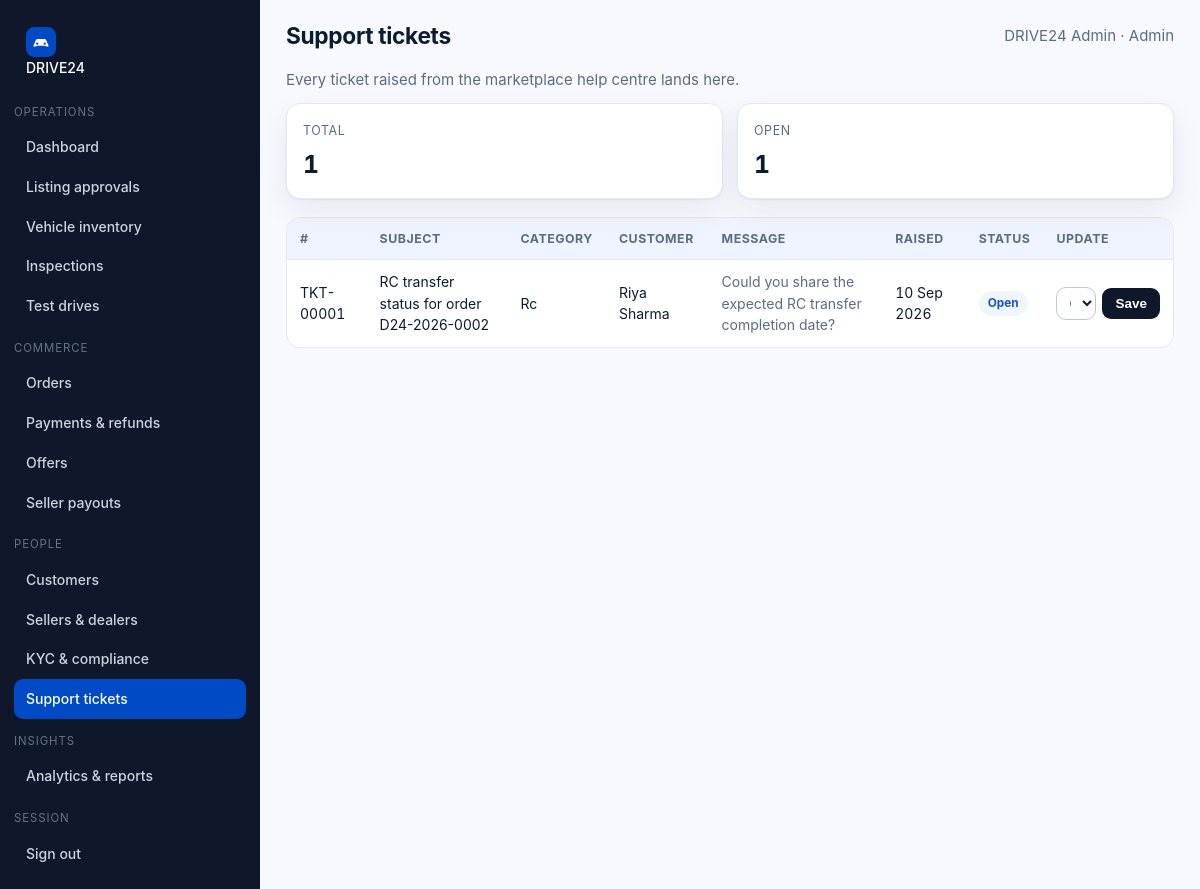
Screenshot of /admin/support.php (signed in) with the database file from the repository.
### tables this page shows
CREATE TABLE users (
  id INT AUTO_INCREMENT PRIMARY KEY,
  name VARCHAR(120) NOT NULL,
  email VARCHAR(160) NOT NULL UNIQUE,
  mobile VARCHAR(20) DEFAULT NULL,
  password_hash VARCHAR(255) NOT NULL,
  role ENUM('buyer','seller','dealer','admin','support') NOT NULL DEFAULT 'buyer',
  city VARCHAR(80) DEFAULT NULL,
  company VARCHAR(120) DEFAULT NULL,
  kyc_status ENUM('pending','verified','rejected') NOT NULL DEFAULT 'pending',
  status ENUM('active','suspended') NOT NULL DEFAULT 'active',
  created_at TIMESTAMP DEFAULT CURRENT_TIMESTAMP
);

CREATE TABLE support_tickets (
  id INT AUTO_INCREMENT PRIMARY KEY,
  user_id INT DEFAULT NULL, subject VARCHAR(160) NOT NULL, category VARCHAR(60) DEFAULT 'general',
  message TEXT NOT NULL, status ENUM('open','processing','completed') NOT NULL DEFAULT 'open',
  created_at TIMESTAMP DEFAULT CURRENT_TIMESTAMP,
  FOREIGN KEY (user_id) REFERENCES users(id) ON DELETE SET NULL
);

### includes/db.php (called while the page is built, shortened)
<?php
function config(?string $group = null): array
{
    static $config = null;
    if ($config === null) { $config = require __DIR__ . '/../config/config.php'; }
    return $group !== null ? ($config[$group] ?? []) : $config;
}
function db(): PDO
{
    static $pdo = null;
    if ($pdo instanceof PDO) { return $pdo; }
    $c = config('db');
    $dsn = "mysql:host={$c['host']};port={$c['port']};dbname={$c['name']};charset={$c['charset']}";
    $pdo = new PDO($dsn, $c['user'], $c['pass'], [
        PDO::ATTR_ERRMODE            => PDO::ERRMODE_EXCEPTION,
        PDO::ATTR_DEFAULT_FETCH_MODE => PDO::FETCH_ASSOC,
        PDO::ATTR_EMULATE_PREPARES   => false,
    ]);
    return $pdo;
}
function q(string $sql, array $params = []): PDOStatement
{
    $stmt = db()->prepare($sql);
    $stmt->execute($params);
    return $stmt;
}
function fetchAll(string $sql, array $params = []): array { return q($sql, $params)->fetchAll(); }
function fetchOne(string $sql, array $params = []): ?array
{
    $row = q($sql, $params)->fetch();
    return $row === false ? null : $row;
}

### admin/support.php (the view, shortened to what this page needs)
<?php
require_once __DIR__ . '/../includes/admin_layout.php';
$admin = requireLogin('admin');
$statusCol = 'status';
$allowed = ['open', 'in_progress', 'resolved', 'closed'];
$rows = fetchAll("SELECT t.*, u.name AS customer, u.email FROM support_tickets t LEFT JOIN users u ON u.id = t.user_id ORDER BY t.id DESC");
$counts = [];
foreach ($rows as $r) { $k = (string) $r[$statusCol]; $counts[$k] = ($counts[$k] ?? 0) + 1; }
adminHeader('Support tickets', 'support');
?>
<p class="muted">Every ticket raised from the marketplace help centre lands here.</p>
<div class="kpis">
  <div class="kpi"><small>Total</small><b class="num"><?= count($rows) ?></b></div>
  <?php foreach ($counts as $k => $n): ?><div class="kpi"><small><?= e(ucfirst(str_replace('_', ' ', $k))) ?></small><b class="num"><?= (int) $n ?></b></div><?php endforeach; ?>
</div>
<div class="table-wrap" style="margin-top:14px"><table class="data">
  <thead><tr><th>#</th><th>Subject</th><th>Category</th><th>Customer</th><th>Message</th><th>Raised</th><th>Status</th><th>Update</th></tr></thead>
  <tbody>
  <?php foreach ($rows as $r): ?>
    <tr>
      <td class="num"><?= e((string) (refCode('TKT', (int) $r['id']))) ?></td>
      <td><?= e((string) ((string) $r['subject'])) ?></td>
      <td><?= e((string) (ucfirst((string) $r['category']))) ?></td>
      <td><?= e((string) ((string) ($r['customer'] ?? 'Guest'))) ?></td>
      <td class="muted"><?= e((string) (mb_substr((string) $r['message'], 0, 70))) ?></td>
      <td class="num"><?= e((string) (date('d M Y', strtotime((string) $r['created_at'])))) ?></td>
      <td><?= statusBadge((string) $r[$statusCol]) ?></td>
      <td>
        <form method="post" style="display:flex;gap:6px;align-items:center">
          <select class="form-select" style="padding:6px 8px" name="status">
            <?php foreach ($allowed as $s): ?><option value="<?= e($s) ?>" <?= $r[$statusCol] === $s ? 'selected' : '' ?>><?= e(ucfirst(str_replace('_', ' ', $s))) ?></option><?php endforeach; ?>
          </select>
          <button class="btn btn-dark btn-sm" type="submit">Save</button>
        </form>
      </td>
    </tr>
  <?php endforeach; ?>
  </tbody></table></div>
<?php adminFooter(); ?>

### includes/admin_layout.php (shortened to what this page needs)
<?php
require_once __DIR__ . '/helpers.php';
function adminHeader(string $title, string $active = '', string $area = 'admin'): void
{
    $u = user();
    $adminMenu = [
        'Operations' => [
            'dashboard'   => ['Dashboard', 'admin/index.php'],
            'approvals'   => ['Listing approvals', 'admin/approvals.php'],
            'vehicles'    => ['Vehicle inventory', 'admin/vehicles.php'],
            'inspections' => ['Inspections', 'admin/inspections.php'],
            'testdrives'  => ['Test drives', 'admin/testdrives.php'],
        ],
        'Commerce' => [
            'orders'   => ['Orders', 'admin/orders.php'],
            'payments' => ['Payments &amp; refunds', 'admin/payments.php'],
            'offers'   => ['Offers', 'admin/offers.php'],
            'payouts'  => ['Seller payouts', 'admin/payouts.php'],
        ],
        'People' => [
            'customers' => ['Customers', 'admin/customers.php'],
            'sellers'   => ['Sellers &amp; dealers', 'admin/sellers.php'],
            'kyc'       => ['KYC &amp; compliance', 'admin/kyc.php'],
            'support'   => ['Support tickets', 'admin/support.php'],
        ],
        'Insights' => [
            'reports' => ['Analytics &amp; reports', 'admin/reports.php'],
        ],
    ];
    $sellerMenu = [
        'Seller portal' => [
            'dashboard'  => ['Dashboard', 'seller/dashboard.php'],
            'listings'   => ['My listings', 'seller/listings.php'],
            'offers'     => ['Offers', 'seller/offers.php'],
            'testdrives' => ['Test drives', 'seller/testdrives.php'],
            'payouts'    => ['Payouts', 'seller/payouts.php'],
        ],
        'Shortcuts' => [
            'new' => ['List a new car', 'sell.php'],
            'site' => ['Back to marketplace', 'index.php'],
        ],
    ];
    $menu = $area === 'admin' ? $adminMenu : $sellerMenu;
    ?><!DOCTYPE html>
<html lang="en">
<head>
<link rel="stylesheet" href="<?= e(base('assets/css/app.css')) ?>">
</head>
<body data-base="<?= e(rtrim(base(''), '/')) ?>" data-csrf="<?= e(csrfToken()) ?>">
<div class="admin-shell">
  <aside class="admin-side">
    <a class="brand" href="<?= e(base('index.php')) ?>"><img src="<?= e(base('assets/img/logo.svg')) ?>" alt="" width="30" height="30">DRIVE24</a>
    <?php foreach ($menu as $group => $items): ?>
      <div class="group"><?= e($group) ?></div>
      <?php foreach ($items as $key => $item): ?>
        <a class="<?= $active === $key ? 'active' : '' ?>" href="<?= e(base($item[1])) ?>"><?= $item[0] ?></a>
      <?php endforeach; ?>
    <?php endforeach; ?>
    <div class="group">Session</div>
    <a href="<?= e(base('logout.php')) ?>">Sign out</a>
  </aside>
  <section class="admin-main">
    <div class="admin-top">
      <h1><?= e($title) ?></h1>
      <div style="margin-left:auto" class="muted"><?= e($u['name'] ?? '') ?> &middot; <?= e(ucfirst((string) ($u['role'] ?? ''))) ?></div>
    </div>
<?php }
function adminFooter(): void
{
    ?>
  </section>
</div>
</body>
</html>
<?php }

### includes/helpers.php (shortened to what this page needs)
<?php
require_once __DIR__ . '/db.php';
function e(?string $value): string
{
    return htmlspecialchars((string) $value, ENT_QUOTES | ENT_SUBSTITUTE, 'UTF-8');
}
function base(string $path = ''): string
{
    $script = $_SERVER['SCRIPT_NAME'] ?? '/index.php';
    $dir = rtrim(str_replace('\\', '/', dirname($script)), '/');
    if (preg_match('#/(admin|seller|api)$#', $dir)) { $dir = rtrim(dirname($dir), '/'); }
    return ($dir === '' ? '' : $dir) . '/' . ltrim($path, '/');
}
function csrfToken(): string
{
    return $_SESSION['csrf'];
}
function user(): ?array
{
    static $cached = null;
    if ($cached !== null) { return $cached ?: null; }
    $id = $_SESSION['user_id'] ?? null;
    $row = fetchOne('SELECT id, name, email, mobile, role, city, kyc_status FROM users WHERE id = ? AND status = "active"', [$id]);
    $cached = $row ?: false;
    return $cached ?: null;
}
function requireLogin(?string $area = null): array
{
    $u = user();
    return $u;
}
function statusBadge(?string $status): string
{
    $status = (string) $status;
    $map = [
        'active' => 'ok', 'approved' => 'ok', 'paid' => 'ok', 'delivered' => 'ok', 'verified' => 'ok',
        'completed' => 'ok', 'accepted' => 'ok', 'sold' => 'ok',
        'pending' => 'warn', 'processing' => 'warn', 'scheduled' => 'warn', 'requested' => 'warn',
        'in_transit' => 'warn', 'countered' => 'warn',
        'confirmed' => 'info', 'reserved' => 'info', 'draft' => 'info', 'open' => 'info', 'new' => 'info',
        'rejected' => 'bad', 'failed' => 'bad', 'cancelled' => 'bad', 'returned' => 'bad', 'suspended' => 'bad',
    ];
    return '<span class="badge ' . ($map[$status] ?? 'info') . '">' . e(ucwords(str_replace('_', ' ', $status))) . '</span>';
}
function refCode(string $prefix, int $id): string
{
    return $prefix . '-' . str_pad((string) $id, 5, '0', STR_PAD_LEFT);
}

### assets/css/app.css (style rules this page uses)
:root { --primary:#004ac6; --primary-600:#2563eb; --primary-700:#1d4ed8; --navy:#0f172a; --navy-2:#1e293b; --sky:#38bdf8; --bg:#f8f9ff; --surface:#ffffff; --surface-low:#eff4ff; --ink:#0b1c30; --muted:#5b6b83; --line:#e2e8f0; --line-strong:#c3c6d7; --ok:#10b981; --ok-bg:#ecfdf5; --warn:#f59e0b; --warn-bg:#fffbeb; --bad:#ef4444; --bad-bg:#fef2f2; --info-bg:#eff6ff; --radius:14px; --shadow:0 1px 2px rgba(15,23,42,.06),0 12px 32px rgba(15,23,42,.07); }
* { box-sizing:border-box }
html { -webkit-text-size-adjust:100% }
body { margin:0;font-family:Inter,"Segoe UI",system-ui,-apple-system,Arial,sans-serif;background:var(--bg);color:var(--ink);line-height:1.55;font-size:15px }
h1,h2,h3,h4 { font-family:"Plus Jakarta Sans",Inter,system-ui,Arial,sans-serif;line-height:1.22;margin:0 0 8px;letter-spacing:-.015em }
h1 { font-size:2rem }
p { margin:0 0 12px }
a { color:var(--primary-700);text-decoration:none }
img { max-width:100%;display:block }
.num { font-variant-numeric:tabular-nums }
.muted { color:var(--muted) }
.brand { display:flex;align-items:center;gap:10px;font-weight:800;font-size:1.15rem;color:var(--navy) }
.btn { display:inline-flex;align-items:center;justify-content:center;gap:8px;border:1px solid transparent;border-radius:10px;padding:10px 16px;font-weight:650;font-size:14.5px;cursor:pointer;background:var(--surface-low);color:var(--navy);transition:.15s }
.btn-dark { background:var(--navy);color:#fff }
.btn-sm { padding:7px 12px;font-size:13.5px;border-radius:9px }
.form-control,.form-select,textarea.form-control { width:100%;padding:10px 12px;border:1px solid var(--line-strong);border-radius:10px;background:#fff;font:inherit;color:var(--ink) }
.badge { display:inline-block;padding:3px 9px;border-radius:999px;font-size:11.8px;font-weight:700 }
.badge.info { background:var(--info-bg);color:var(--primary-700) }
.table-wrap { overflow:auto;background:#fff;border:1px solid var(--line);border-radius:var(--radius) }
table.data { width:100%;border-collapse:collapse;font-size:14px;min-width:640px }
table.data th { background:var(--surface-low);text-align:left;padding:11px 13px;font-size:12.4px;text-transform:uppercase;letter-spacing:.04em;color:var(--muted);border-bottom:1px solid var(--line) }
table.data td { padding:11px 13px;border-bottom:1px solid var(--line);vertical-align:middle }
table.data tr:last-child td { border-bottom:0 }
.admin-shell { display:grid;grid-template-columns:260px 1fr;min-height:100vh }
.admin-side { background:var(--navy);color:#cbd5e1;padding:18px 14px }
.admin-side .brand { color:#fff;margin-bottom:16px }
.admin-side .group { margin:14px 0 6px;font-size:11.4px;text-transform:uppercase;letter-spacing:.08em;color:#64748b }
.admin-side a { display:block;padding:9px 12px;border-radius:9px;color:#cbd5e1;font-size:14px;font-weight:550 }
.admin-side a.active { background:var(--primary);color:#fff }
.admin-main { padding:22px 26px;background:var(--bg) }
.admin-top { display:flex;align-items:center;gap:14px;margin-bottom:18px;flex-wrap:wrap }
.admin-top h1 { margin:0;font-size:1.42rem }
.kpis { display:grid;grid-template-columns:repeat(auto-fit,minmax(180px,1fr));gap:14px;margin-bottom:18px }
.kpi { background:#fff;border:1px solid var(--line);border-radius:var(--radius);padding:14px 16px;box-shadow:var(--shadow) }
.kpi small { color:var(--muted);font-size:12.4px;text-transform:uppercase;letter-spacing:.05em }
.kpi b { display:block;font-size:1.55rem;margin-top:4px }

### rows the page displays
users: name "DRIVE24 Admin", role "Admin"
support_tickets: status "OPEN", n "1", id "TKT-00001", subject "RC transfer status for order D24-2026-0002", category "Rc", user.name "Riya Sharma", message "Could you share the expected RC transfer completion date?", created_at "10 Sep 2026", status "Open"

### other values shown
$group "OPERATIONS"
$item[0] "Dashboard"
$item[0] "Listing approvals"
$item[0] "Vehicle inventory"
$item[0] "Inspections"
$item[0] "Test drives"
$group "COMMERCE"
$item[0] "Orders"
$item[0] "Payments & refunds"
$item[0] "Offers"
$item[0] "Seller payouts"
$group "PEOPLE"
$item[0] "Customers"
$item[0] "Sellers & dealers"
$item[0] "KYC & compliance"
